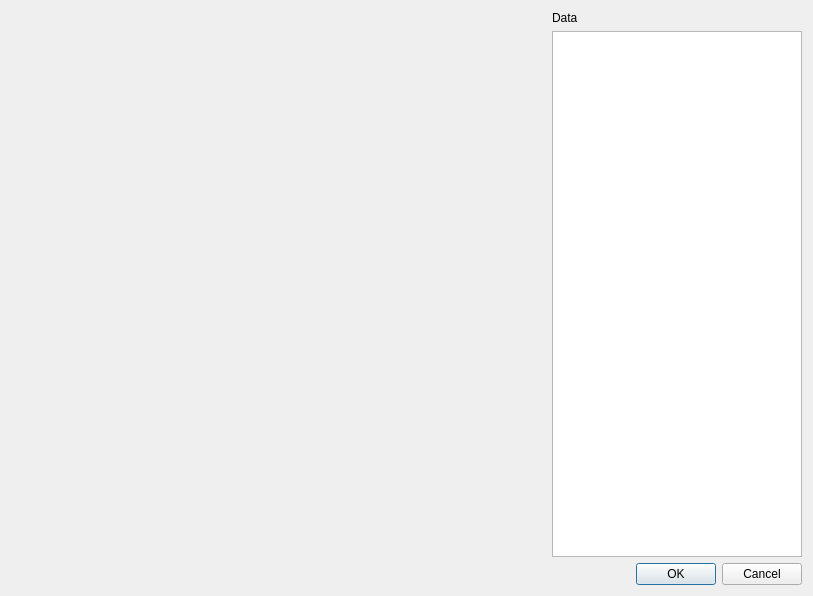
<?xml version="1.0" encoding="UTF-8"?>
<ui version="4.0">
 <class>Dialog</class>
 <widget class="QDialog" name="Dialog">
  <property name="geometry">
   <rect>
    <x>0</x>
    <y>0</y>
    <width>813</width>
    <height>596</height>
   </rect>
  </property>
  <property name="windowTitle">
   <string>Dialog</string>
  </property>
  <layout class="QGridLayout" name="gridLayout">
   <item row="0" column="0">
    <layout class="QVBoxLayout" name="verticalLayout"/>
   </item>
   <item row="0" column="1">
    <layout class="QVBoxLayout" name="verticalLayout_2">
     <item>
      <widget class="QLabel" name="label">
       <property name="minimumSize">
        <size>
         <width>250</width>
         <height>0</height>
        </size>
       </property>
       <property name="maximumSize">
        <size>
         <width>250</width>
         <height>16777215</height>
        </size>
       </property>
       <property name="text">
        <string>Data</string>
       </property>
      </widget>
     </item>
     <item>
      <widget class="QTableView" name="tableView">
       <property name="minimumSize">
        <size>
         <width>250</width>
         <height>0</height>
        </size>
       </property>
       <property name="maximumSize">
        <size>
         <width>250</width>
         <height>16777215</height>
        </size>
       </property>
      </widget>
     </item>
    </layout>
   </item>
   <item row="1" column="0" colspan="2">
    <widget class="QDialogButtonBox" name="buttonBox">
     <property name="orientation">
      <enum>Qt::Horizontal</enum>
     </property>
     <property name="standardButtons">
      <set>QDialogButtonBox::Cancel|QDialogButtonBox::Ok</set>
     </property>
    </widget>
   </item>
  </layout>
 </widget>
 <resources/>
 <connections>
  <connection>
   <sender>buttonBox</sender>
   <signal>accepted()</signal>
   <receiver>Dialog</receiver>
   <slot>accept()</slot>
   <hints>
    <hint type="sourcelabel">
     <x>248</x>
     <y>254</y>
    </hint>
    <hint type="destinationlabel">
     <x>157</x>
     <y>274</y>
    </hint>
   </hints>
  </connection>
  <connection>
   <sender>buttonBox</sender>
   <signal>rejected()</signal>
   <receiver>Dialog</receiver>
   <slot>reject()</slot>
   <hints>
    <hint type="sourcelabel">
     <x>316</x>
     <y>260</y>
    </hint>
    <hint type="destinationlabel">
     <x>286</x>
     <y>274</y>
    </hint>
   </hints>
  </connection>
 </connections>
</ui>
